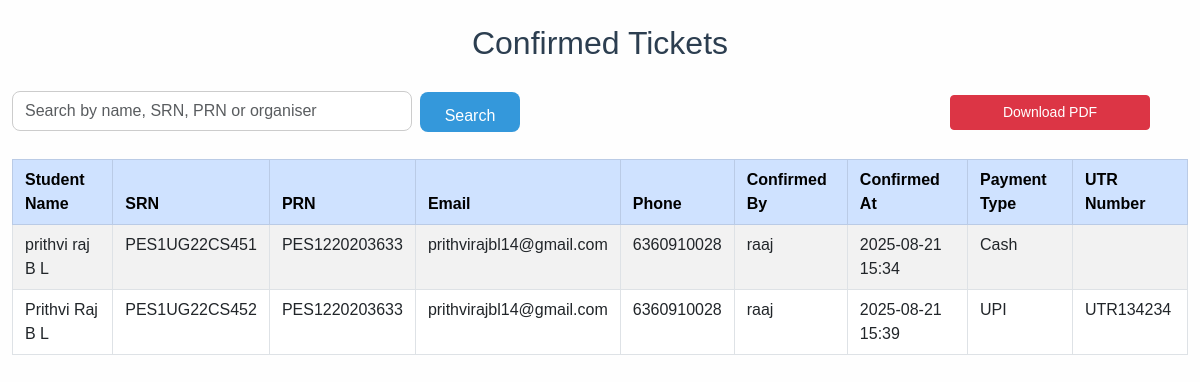
The app's page /custom_admin/dashboard/confirmed-tickets/ (signed in), older data.
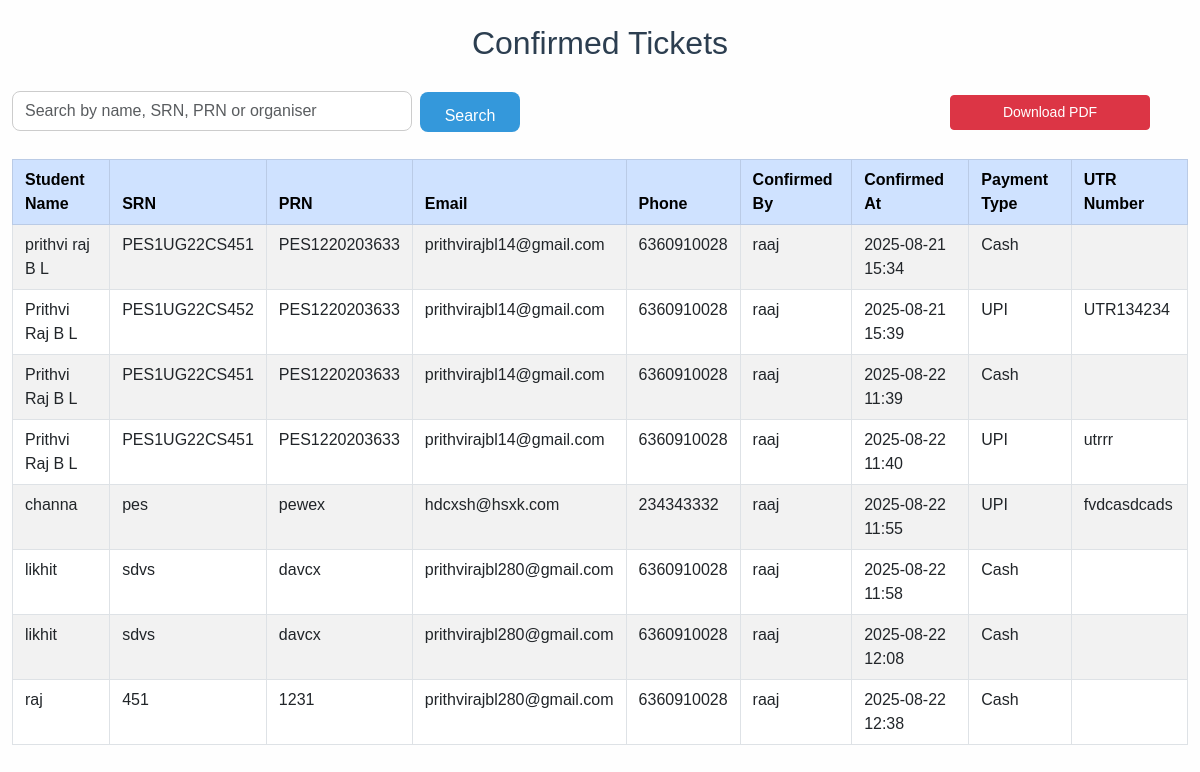
The same page, newer data.
### ticketing/models.py (models this page shows, shortened)
class TicketConfirmation(models.Model):
    PAYMENT_CHOICES = [
        ('Cash', 'Cash'),
        ('UPI', 'UPI'),
    ]
    student = models.ForeignKey(Registration, on_delete=models.CASCADE)
    payment_type = models.CharField(max_length=10, choices=PAYMENT_CHOICES)
    utr_number = models.CharField(max_length=100, blank=True, null=True)
    confirmed_by = models.ForeignKey(User, on_delete=models.SET_NULL, null=True, limit_choices_to={'groups__name': 'Organiser'})
    confirmed_at = models.DateTimeField(auto_now_add=True)

class Registration(models.Model):
    YEAR_CHOICES = [
        ('1st Year', '1st Year'),
        ('2nd Year', '2nd Year'),
        ('3rd Year', '3rd Year'),
        ('4th Year', '4th Year'),
        ('Graduated', 'Graduated'),
    ]
    name = models.CharField(max_length=100)
    srn = models.CharField(max_length=50)
    prn = models.CharField(max_length=50, blank=True, null=True)
    year = models.CharField(max_length=20, choices=YEAR_CHOICES)
    email = models.EmailField()
    phone = models.CharField(max_length=10)
    created_at = models.DateTimeField(auto_now_add=True)

### ticketing/views.py (the view, shortened to what this page needs)
# urls.py: path('custom_admin/dashboard/confirmed-tickets/', views.confirmed_tickets_list, name='confirmed_tickets_list'),
@login_required
def confirmed_tickets_list(request):
    if not request.user.is_superuser:
        return redirect('no_permission')
    query = request.GET.get('q', '')
    tickets = TicketConfirmation.objects.select_related('student', 'confirmed_by')
    return render(request, 'ticketing/confirmed_tickets_list.html', {
        'tickets': tickets,
        'query': query,
    })

### ticketing/templates/ticketing/confirmed_tickets_list.html (shortened to what this page needs)
{% extends 'ticketing/base.html' %}
{% block content %}
<h2>Confirmed Tickets</h2>
<form method="get" class="d-flex mb-3" role="search">
  <input
    type="text"
    name="q"
    placeholder="Search by name, SRN, PRN or organiser"
    value="{{ query }}"
    class="form-control me-2 w-5"
    aria-label="Search"
  >
  <button type="submit" class="btn btn-primary">Search</button>
</form>
 <button id="downloadPdfBtn" class="btn btn-danger btn-sm download-btn">Download PDF</button>
<table class="table table-striped table-bordered table-hover confirmed-tickets-table">
  <thead class="table-primary">
    <tr>
      <th>Student Name</th>
      <th>SRN</th>
      <th>PRN</th>
      <th>Email</th>
      <th>Phone</th>
      <th>Confirmed By</th>
      <th>Confirmed At</th>
      <th>Payment Type</th>
      <th>UTR Number</th>
    </tr>
  </thead>
  <tbody>
    {% for ticket in tickets %}
    <tr>
      <td>{{ ticket.student.name }}</td>
      <td>{{ ticket.student.srn }}</td>
      <td>{{ ticket.student.prn }}</td>
      <td>{{ ticket.student.email }}</td>
      <td>{{ ticket.student.phone }}</td>
      <td>{{ ticket.confirmed_by.username }}</td>
      <td>{{ ticket.confirmed_at|date:"Y-m-d H:i" }}</td>
      <td>{{ ticket.payment_type }}</td>
      <td>{{ ticket.utr_number }}</td>
    </tr>
    {% empty %}
    <tr><td colspan="9" class="text-center">No confirmed tickets found.</td></tr>
    {% endfor %}
  </tbody>
</table>
{% endblock %}

### ticketing/templates/ticketing/base.html (shortened to what this page needs)
<!DOCTYPE html>
<html lang="en">
<head>
    {% load static %}
    <link href="https://cdn.jsdelivr.net/npm/bootstrap@5.3.0/dist/css/bootstrap.min.css" rel="stylesheet" />
    <link rel="stylesheet" href="{% static 'css/styles.css' %}">
</head>
<body>
    <div class="container mt-4 min-vh-100">
        {% block content %}{% endblock %}
    </div>
</body>
</html>

### ticketing/static/css/styles.css (style rules this page uses)
body { margin: 0; background-color: #fefefe; font-family: Arial, sans-serif; min-height: 100vh; }
.container { width: 100%; padding-right: 12px; padding-left: 12px; margin-right: auto; margin-left: auto; max-width: 100%; }
.mt-4 { margin-top: 1.5rem !important; }
form { background: none; padding: 0; border-radius: 0; box-shadow: none; width: 100%; margin: 0; }
h2 { text-align: center; color: #2c3e50; margin-bottom: 20px; }
input[type="text"], input[type="password"], input[type="email"], textarea, select { width: 100%; padding: 10px 12px; margin-bottom: 12px; border: 1px solid #ccc; border-radius: 4px; box-sizing: border-box; font-size: 14px; transition: border-color 0.3s ease; }
button, input[type="submit"], button.btn-primary { width: 100%; background-color: #3498db; color: white; padding: 12px 0; border: none; border-radius: 4px; font-size: 16px; cursor: pointer; transition: background-color 0.3s ease; margin-top: 10px; }
.cash-collected-link a:hover, { background-color: #0d6efd; color: white; text-decoration: none; }
table.table td, table.table th { padding: 0.5rem 0.75rem; }
form.d-flex input.form-control { max-width: 400px; }
form[role="search"] input.form-control { max-width: 400px; min-width: 200px; border-radius: 0.25rem 0 0 0.25rem; }
form[role="search"] button.btn { border-radius: 0 0.25rem 0.25rem 0; }
form[role="search"] button.btn { height: 38px; }
form[role="search"] input.form-control { height: 40px; font-size: 1rem; border-radius: 8px; vertical-align: middle; margin-top: 9px; }
form[role="search"] button.btn { width: 100px; height: 40px; font-size: 1rem; border-radius: 8px; vertical-align: middle; }
.download-btn { max-width: 200px; height: 35px; top: 0; right: 0; z-index: 10; position: absolute; margin-top: 95px; margin-right: 50px; }

Row changes from the older to the newer data that the page shows:
added TicketConfirmation: student.name "Prithvi Raj B L", student.srn "PES1UG22CS451", student.prn "PES1220203633", student.email "prithvirajbl14@gmail.com", student.phone "6360910028", confirmed_by.username "raaj", confirmed_at "2025-08-22 11:39", payment_type "Cash"
added TicketConfirmation: student.name "Prithvi Raj B L", student.srn "PES1UG22CS451", student.prn "PES1220203633", student.email "prithvirajbl14@gmail.com", student.phone "6360910028", confirmed_by.username "raaj", confirmed_at "2025-08-22 11:40", payment_type "UPI", utr_number "utrrr"
added TicketConfirmation: student.name "channa", student.srn "pes", student.prn "pewex", student.email "hdcxsh@hsxk.com", student.phone "234343332", confirmed_by.username "raaj", confirmed_at "2025-08-22 11:55", payment_type "UPI", utr_number "fvdcasdcads"
added TicketConfirmation: student.name "likhit", student.srn "sdvs", student.prn "davcx", student.email "prithvirajbl280@gmail.com", student.phone "6360910028", confirmed_by.username "raaj", confirmed_at "2025-08-22 11:58", payment_type "Cash"
added TicketConfirmation: student.name "likhit", student.srn "sdvs", student.prn "davcx", student.email "prithvirajbl280@gmail.com", student.phone "6360910028", confirmed_by.username "raaj", confirmed_at "2025-08-22 12:08", payment_type "Cash"
added TicketConfirmation: student.name "raj", student.srn "451", student.prn "1231", student.email "prithvirajbl280@gmail.com", student.phone "6360910028", confirmed_by.username "raaj", confirmed_at "2025-08-22 12:38", payment_type "Cash"
